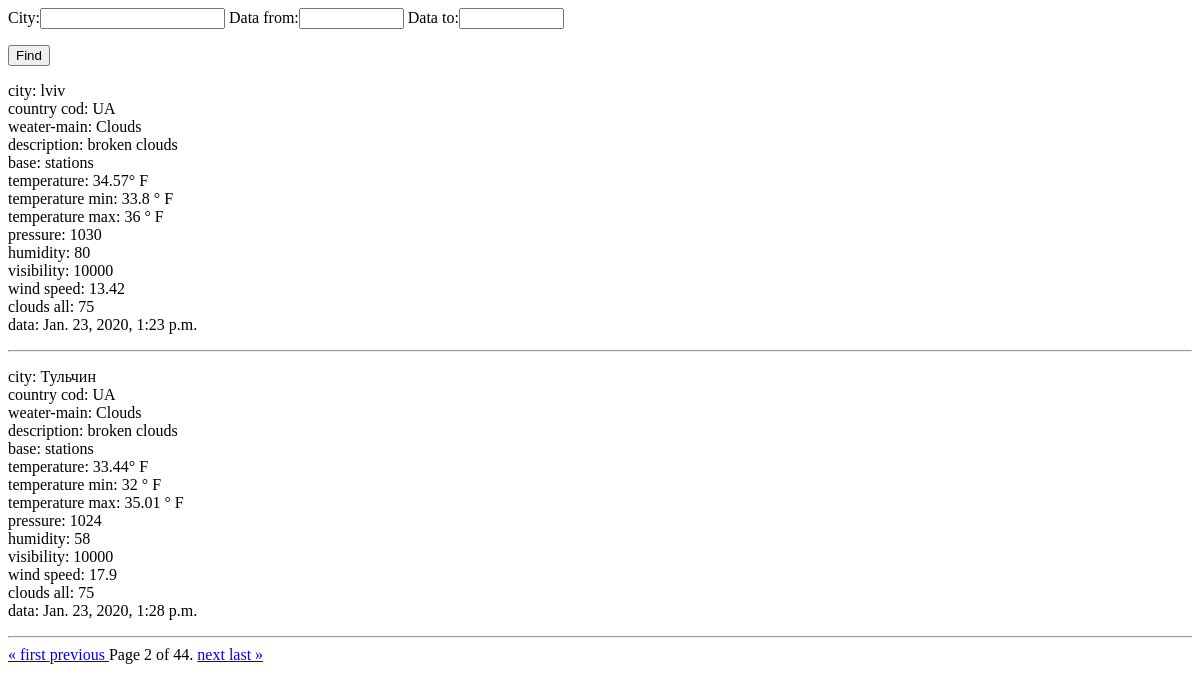
Screenshot of /weather/?page=2 with the database file from the repository.
### weather/models.py (models this page shows)
class ExistingData(models.Model):
    city = models.CharField(max_length=25)
    country = models.CharField(max_length=10)
    main = models.CharField(max_length=25)
    description = models.CharField(max_length=50)
    icon = models.CharField(max_length=10)
    base = models.CharField(max_length=25)
    temp = models.CharField(max_length=10)
    pressure = models.CharField(max_length=10)
    humidity = models.CharField(max_length=10)
    temp_min = models.CharField(max_length=10)
    temp_max = models.CharField(max_length=10)
    visibility = models.CharField(max_length=10)
    wind_speed = models.CharField(max_length=10)
    clouds_all = models.CharField(max_length=10)
    data = models.DateTimeField(auto_now_add=True)

### weather/views.py (the view, shortened to what this page needs)
# urls.py: path('weather/', existingdata_list, name='data_list'),
def existingdata_list(request):
    data_list = ExistingData.objects.all()
    form = FilterForm()
    page, datas = pag(request, data_list)
    return render(request,
                  'weather/data_list.html',
                  {'page': page,
                   'data_list': datas,
                   'form': form
                   })

### weather/forms.py
class FilterForm(forms.Form):
    city = forms.CharField(max_length=25)
    data_from = forms.DateField(widget=widgets.AdminDateWidget)
    data_to = forms.DateField(widget=widgets.AdminDateWidget)

### weather/views.py (called while the page is built)
def pag(request, data_list):
    paginator = Paginator(data_list, 2)
    page = request.GET.get('page')
    datas = paginator.get_page(page)
    return (page, datas)

### weather/templates/weather/data_list.html (shortened to what this page needs)
{% load static %}
<link rel="stylesheet" type="text/css" href="{% static '/admin/css/widgets.css' %}">
{% block content %}
    <div class="content">
        <form method="GET">
        <div class="input-group date" id="datetimepicker1" data-target-input="nearest">
        {{ form }}
        <div class="input-group-append" data-target="#datetimepicker1" data-toggle="datetimepicker">
        <div class="input-group-text">
        <p><input type="submit" value="Find"></p>
        </div>
        </div>
        </div>
        </form>
    </div>
{% if data_list %}
    {% for data in data_list %}
        <p> <span class="title"> city:</span>
            <span class="title"> {{ data.city }}</span>
            <br>country cod:
            <span class="title"> {{ data.country }}</span>
            <br> weater-main:
            <span class="title"> {{ data.main }}</span>
            <br> description:
            <span class="title">{{ data.description }}</span>
            <br> base:
            <span class="title"> {{ data.base }}</span>
            <br> temperature:
            <span class="title">{{ data.temp }}° F</span>
            <br> temperature min:
            <span class="title"> {{ data.temp_min }} ° F</span>
            <br> temperature max:
            <span class="title"> {{ data.temp_max }} ° F</span>
            <br> pressure:
            <span class="title"> {{ data.pressure }}</span>
            <br> humidity:
            <span class="title"> {{ data.humidity }}</span>
            <br> visibility:
            <span class="title"> {{ data.visibility }}</span>
            <br> wind speed:
            <span class="title"> {{ data.wind_speed }}</span>
            <br> clouds all:
            <span class="title"> {{ data.clouds_all }}</span>
            <br> data:
            <span class="title"> {{ data.data }}</span>
         </p>
        <hr>
    {% endfor %}
{% else %}
    <p>In the {{request.GET.city}} from {{request.GET.data_from}} to {{request.GET.data_to}} there is no data.</p>
{% endif %}
{% endblock %}
{% block content1 %}
<div class="pagination">
    <span class="step-links">
        {% if data_list.has_previous %}
            <a href="?page=1">&laquo; first </a>
            <a href="?page={{ data_list.previous_page_number }}"> previous </a>
        {% endif %}
        <span class="current">
            Page {{ data_list.number }} of {{ data_list.paginator.num_pages }}.
        </span>
        {% if data_list.has_next %}
            <a href="?page={{ data_list.next_page_number }}"> next </a>
            <a href="?page={{ data_list.paginator.num_pages }}"> last &raquo;</a>
        {% endif %}
    </span>
</div>
{% endblock %}

### rows the page displays
ExistingData: city "lviv", country "UA", main "Clouds", description "broken clouds", base "stations", temp "34.57", temp_min "33.8", temp_max "36", pressure "1030", humidity "80", visibility "10000", wind_speed "13.42", clouds_all "75", data "Jan. 23, 2020, 1:23 p.m."
ExistingData: city "Тульчин", country "UA", main "Clouds", description "broken clouds", base "stations", temp "33.44", temp_min "32", temp_max "35.01", pressure "1024", humidity "58", visibility "10000", wind_speed "17.9", clouds_all "75", data "Jan. 23, 2020, 1:28 p.m."

### other values shown
{{ data_list.number }} "2"
{{ data_list.paginator.num_pages }} "44"
